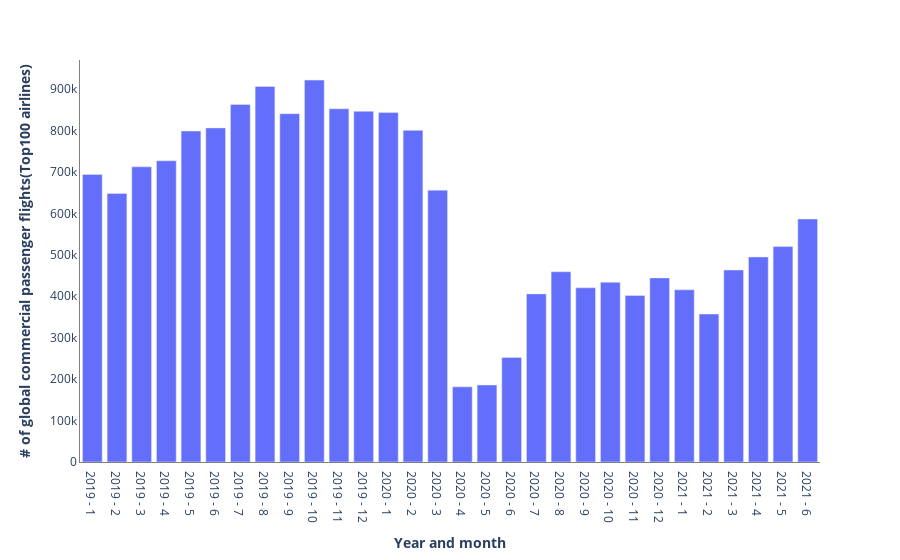

Write notebook code for a chart like this one.
### Markdown cell above
<p><a name="graph1"></a></p>
<H2>Graph 1: Global flight levels over time</H2>
<br>
<br>
Graph shows the global number of commercial passenger flights per month from 01/2019 until 06/2021 (Full available period). Based on monthly flight data as developed and filtered above.
<br>

### Code cell
#Aggregate monthly dataset into a view of all flights per month per year
global_monthly_flights=flight_data_monthly.groupby(['year','month'])['callsign'].agg('sum')
global_monthly_flights=global_monthly_flights.reset_index()

#New column year-month as basis for graph x-axis
global_monthly_flights['year-month']=global_monthly_flights.agg(lambda x: f"{x['year']} - {x['month']}", axis=1)

#plot using plotly express
x_axis = global_monthly_flights['year-month']
corr = global_monthly_flights['callsign']

fig = px.bar(x=x_axis, y=corr,
             labels=dict(x="<B>Year and month</B>", y="<B># of global commercial passenger flights(Top100 airlines)</B>"))

fig.update_layout({'plot_bgcolor': 'rgba(0, 0, 0, 0)',
'paper_bgcolor': 'rgba(0, 0, 0, 0)',
})

fig.update_xaxes(showline=True, linewidth=1, linecolor='grey')
fig.update_yaxes(showline=True, linewidth=1, linecolor='grey')

fig.show()

### Figure 1 — Plotly figure (JSON) as saved in the notebook; plotly's stock layout.template omitted (floating-point values rounded to 4 significant figures)
{"data": [{"alignmentgroup": "True", "hovertemplate": "<B>Year and month</B>=%{x}<br><B># of global commercial passenger flights(Top100 airlines)</B>=%{y}<extra></extra>", "legendgroup": "", "marker": {"color": "#636efa"}, "name": "", "offsetgroup": "", "orientation": "v", "showlegend": false, "textposition": "auto", "type": "bar", "x": ["2019 - 1", "2019 - 2", "2019 - 3", "2019 - 4", "2019 - 5", "2019 - 6", "2019 - 7", "2019 - 8", "2019 - 9", "2019 - 10", "2019 - 11", "2019 - 12", "2020 - 1", "2020 - 2", "2020 - 3", "2020 - 4", "2020 - 5", "2020 - 6", "2020 - 7", "2020 - 8", "2020 - 9", "2020 - 10", "2020 - 11", "2020 - 12", "2021 - 1", "2021 - 2", "2021 - 3", "2021 - 4", "2021 - 5", "2021 - 6"], "xaxis": "x", "y": [694101, 648171, 712458, 727044, 798744, 806363, 862813, 906324, 840559, 921773, 852438, 846420, 843362, 800466, 656113, 181376, 185872, 252456, 405760, 459118, 420434, 433860, 401724, 444348, 415539, 357105, 463378, 494894, 519981, 586524], "yaxis": "y"}], "layout": {"barmode": "relative", "legend": {"tracegroupgap": 0}, "margin": {"t": 60}, "paper_bgcolor": "rgba(0, 0, 0, 0)", "plot_bgcolor": "rgba(0, 0, 0, 0)", "xaxis": {"anchor": "y", "domain": [0, 1], "linecolor": "grey", "linewidth": 1, "showline": true, "title": {"text": "<B>Year and month</B>"}}, "yaxis": {"anchor": "x", "domain": [0, 1], "linecolor": "grey", "linewidth": 1, "showline": true, "title": {"text": "<B># of global commercial passenger flights(Top100 airlines)</B>"}}}}
